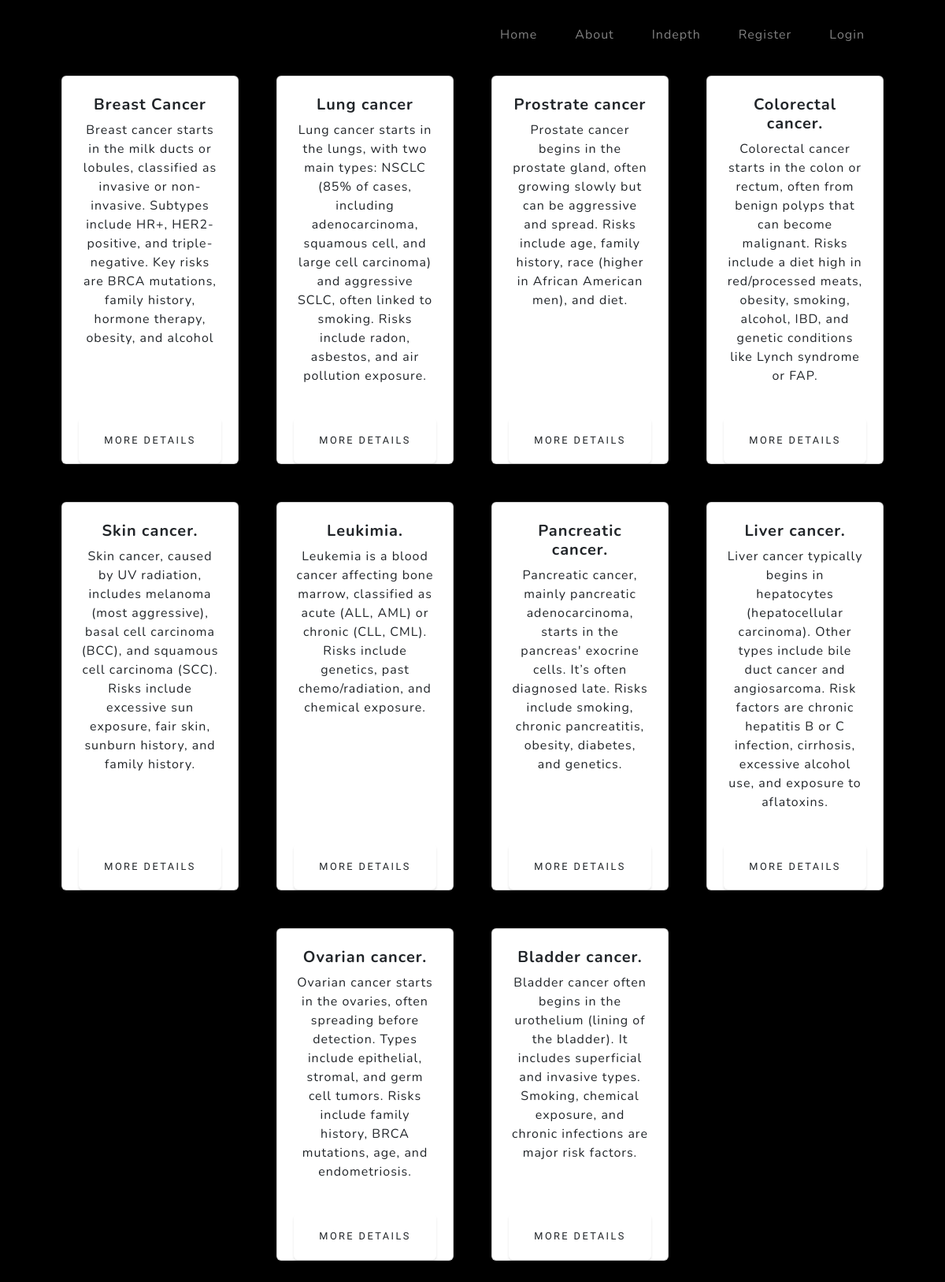
/cancer/, run on the app's committed database.
### Neoplasm/models.py (models this page shows, shortened)
class Cancer(models.Model):
    type_of_cancer = models.CharField(max_length=35)
    description = models.CharField(max_length=3000)
    symptoms = models.CharField(max_length=5000)
    treatment = models.CharField(max_length=5000)

### Neoplasm/views.py (the view)
# urls.py: path('cancer/',views.cancer, name='types'),
def cancer(request):
    cancer = Cancer.objects.all()
    return render(request,'types.html',{'cancer':cancer})

### Neoplasm/templates/types.html (shortened to what this page needs)
{% extends 'base.html' %}
{% block content%}
<section class="py-5">
    <div class="container px-4 px-lg-5 mt-5">
        <div class="row gx-4 gx-lg-5 row-cols-2 row-cols-md-3 row-cols-xl-4 justify-content-center">
           {% for cancer in cancer %}
            <div class="col mb-5">
                <div class="card h-100">
                    <div class="card-body p-4">
                        <div class="text-center">
                            <h5 class="fw-bolder">{{ cancer.type_of_cancer}}</h5>
                             <p>{{cancer.description}}</p>
                        </div>
                    </div>
                    <div class="text-center"><a class="btn btn-outline-dark mt-auto" href="{% url 'disease' cancer.id%}">More Details</a></div>
                </div>
            </div>
            {% endfor %}
{% endblock%}

### data on the page
Cancer: type_of_cancer "Breast Cancer", description "Breast cancer starts in the milk ducts or lobules, classified as invasive or non-invasive. Subtypes include HR+, HER2-positive, and triple-negative. Key risks are BRCA mutations, family history, hormone therapy, obesity, and alcohol"
Cancer: type_of_cancer "Lung cancer", description "Lung cancer starts in the lungs, with two main types: NSCLC (85% of cases, including adenocarcinoma, squamous cell, and large cell carcinoma) and aggressive SCLC, often linked to smoking. Risks include radon, asbestos, and air pollution exposure."
Cancer: type_of_cancer "Prostrate cancer", description "Prostate cancer begins in the prostate gland, often growing slowly but can be aggressive and spread. Risks include age, family history, race (higher in African American men), and diet."
Cancer: type_of_cancer "Colorectal cancer.", description "Colorectal cancer starts in the colon or rectum, often from benign polyps that can become malignant. Risks include a diet high in red/processed meats, obesity, smoking, alcohol, IBD, and genetic conditions like Lynch syndrome or FAP."
Cancer: type_of_cancer "Skin cancer.", description "Skin cancer, caused by UV radiation, includes melanoma (most aggressive), basal cell carcinoma (BCC), and squamous cell carcinoma (SCC). Risks include excessive sun exposure, fair skin, sunburn history, and family history."
Cancer: type_of_cancer "Leukimia.", description "Leukemia is a blood cancer affecting bone marrow, classified as acute (ALL, AML) or chronic (CLL, CML). Risks include genetics, past chemo/radiation, and chemical exposure."
Cancer: type_of_cancer "Pancreatic cancer.", description "Pancreatic cancer, mainly pancreatic adenocarcinoma, starts in the pancreas' exocrine cells. It’s often diagnosed late. Risks include smoking, chronic pancreatitis, obesity, diabetes, and genetics."
Cancer: type_of_cancer "Liver cancer.", description "Liver cancer typically begins in hepatocytes (hepatocellular carcinoma). Other types include bile duct cancer and angiosarcoma. Risk factors are chronic hepatitis B or C infection, cirrhosis, excessive alcohol use, and exposure to aflatoxins."
Cancer: type_of_cancer "Ovarian cancer.", description "Ovarian cancer starts in the ovaries, often spreading before detection. Types include epithelial, stromal, and germ cell tumors. Risks include family history, BRCA mutations, age, and endometriosis."
Cancer: type_of_cancer "Bladder cancer.", description "Bladder cancer often begins in the urothelium (lining of the bladder). It includes superficial and invasive types. Smoking, chemical exposure, and chronic infections are major risk factors."
